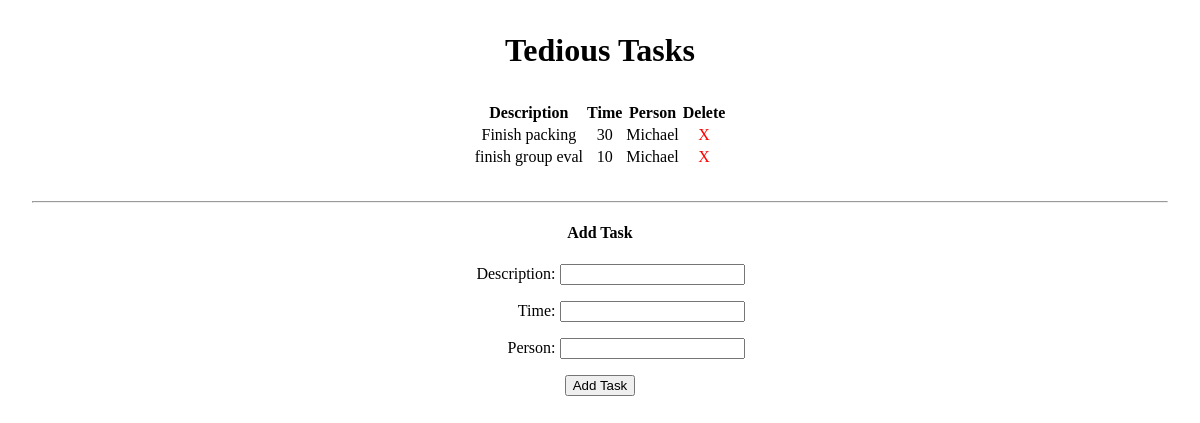
Before: / with the older database file.
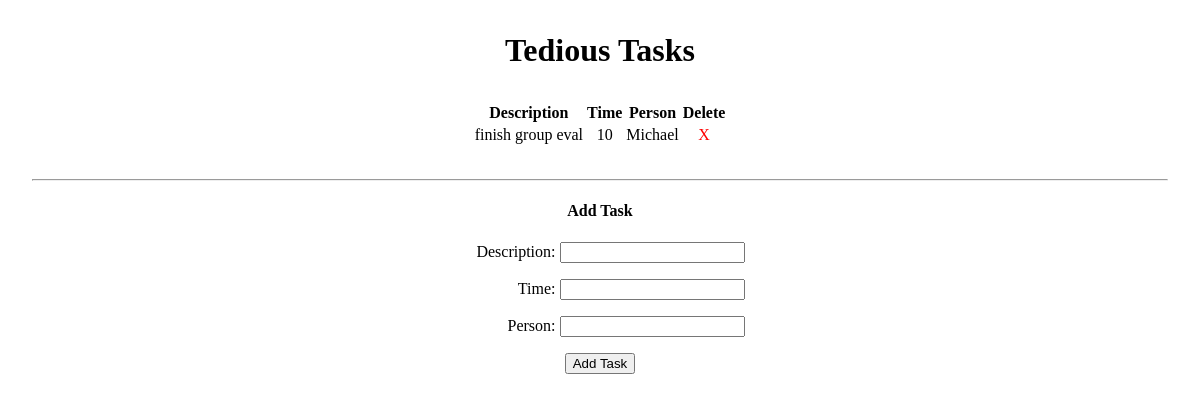
After: the same page with the newer database file.
### main_app/models.py (models this page shows)
class Task(models.Model):
    description = models.CharField(max_length=100)
    time = models.IntegerField(default=None)
    person = models.CharField(max_length=100)

### main_app/views.py (the view)
# urls.py: path('', views.index, name='index'),
def index(request):
    task_list = Task.objects.all()
    task_form = TaskForm()
    print(task_list)
    print(task_form)
    return render(request, 'index.html', {'task_list': task_list, 'task_form': task_form})

### main_app/forms.py
class TaskForm(ModelForm):
  class Meta:
    model = Task
    fields = ['description', 'time', 'person']

### main_app/templates/index.html (shortened to what this page needs)
{% extends 'base.html' %}
{% block content %}
<h1>Tedious Tasks</h1>
    {% if task_list|length == 0 %}
        <h3>No Tasks Exist</h3>
        <hr>
        <h4>Add Task</h4>
        <form class="pure-form" action="{% url 'add_task' %}" method="post">
            {% csrf_token %}
            {{ task_form.as_p }}
            <input type="submit" class="pure-btn" value="Add Task">
        </form>
    {% else %}
        <table class="pure-table" class="pure-table-striped">
            <thead>
                <tr>
                    <th>Description</th>
                    <th>Time</th>
                    <th>Person</th>
                    <th>Delete</th>
                </tr>
            </thead>
            <tbody>
                {% for task in task_list %}
                <tr>
                    <td>{{ task.description }}</td>
                    <td>{{ task.time }}</td>
                    <td>{{ task.person }}</td>
                    <td><a href="{% url 'task_delete' task.id %}">X</a></td>
                </tr>
                {% endfor %}
            </tbody>
        </table>
        <hr>
        <h4>Add Task</h4>
        <form class="pure-form" action="{% url 'add_task' %}" method="post">
            {{ task_form.as_p }}
            <input type="submit" class="pure-btn" value="Add Task">
        </form>
    {% endif %}
{% endblock %}

Changed rows visible on the page:
removed Task: description "Finish packing", time "30", person "Michael"
